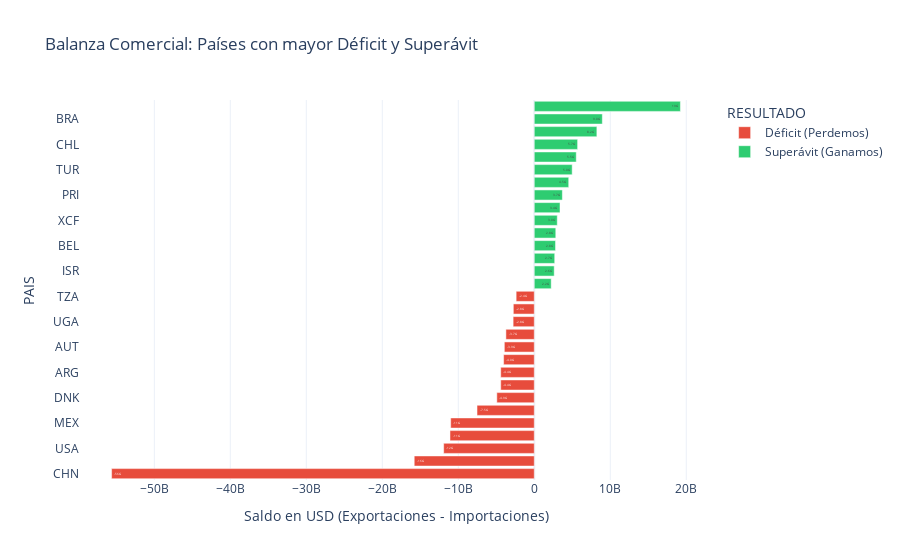

Here is the notebook cell this chart was saved with:
### Code cell
fig = viz.graficar_saldo_paises(df_balanza, top_n=30
                                )
fig.show()

### Figure 1 — Plotly figure (JSON) as saved in the notebook; plotly's stock layout.template omitted (floating-point values rounded to 4 significant figures)
{"data": [{"hovertemplate": "RESULTADO=Déficit (Perdemos)<br>SALDO=%{x}<br>PAIS=%{y}<extra></extra>", "legendgroup": "Déficit (Perdemos)", "marker": {"color": "#E74C3C", "pattern": {"shape": ""}}, "name": "Déficit (Perdemos)", "orientation": "h", "showlegend": true, "textposition": "auto", "texttemplate": "%{x:.2s}", "type": "bar", "x": [-55620000000.0, -15800000000.0, -11920000000.0, -11090000000.0, -11000000000.0, -7533000000.0, -4929000000.0, -4416000000.0, -4415000000.0, -4035000000.0, -3939000000.0, -3734000000.0, -2783000000.0, -2756000000.0, -2385000000.0], "xaxis": "x", "y": ["CHN", "DEU", "USA", "ALB", "MEX", "FRA", "DNK", "KAZ", "ARG", "IRL", "AUT", "JPN", "UGA", "QAT", "TZA"], "yaxis": "y"}, {"hovertemplate": "RESULTADO=Superávit (Ganamos)<br>SALDO=%{x}<br>PAIS=%{y}<extra></extra>", "legendgroup": "Superávit (Ganamos)", "marker": {"color": "#2ECC71", "pattern": {"shape": ""}}, "name": "Superávit (Ganamos)", "orientation": "h", "showlegend": true, "textposition": "auto", "texttemplate": "%{x:.2s}", "type": "bar", "x": [2226000000.0, 2622000000.0, 2689000000.0, 2796000000.0, 2828000000.0, 3025000000.0, 3389000000.0, 3696000000.0, 4532000000.0, 4987000000.0, 5524000000.0, 5703000000.0, 8236000000.0, 8954000000.0, 19230000000.0], "xaxis": "x", "y": ["VEN", "ISR", "IND", "BEL", "DOM", "XCF", "KOR", "PRI", "ITA", "TUR", "ECU", "CHL", "NLD", "BRA", "PAN"], "yaxis": "y"}], "layout": {"barmode": "relative", "legend": {"title": {"text": "RESULTADO"}, "tracegroupgap": 0}, "title": {"text": "Balanza Comercial: Países con mayor Déficit y Superávit"}, "xaxis": {"anchor": "y", "domain": [0, 1], "title": {"text": "Saldo en USD (Exportaciones - Importaciones)"}}, "yaxis": {"anchor": "x", "domain": [0, 1], "title": {"text": "PAIS"}}}}
